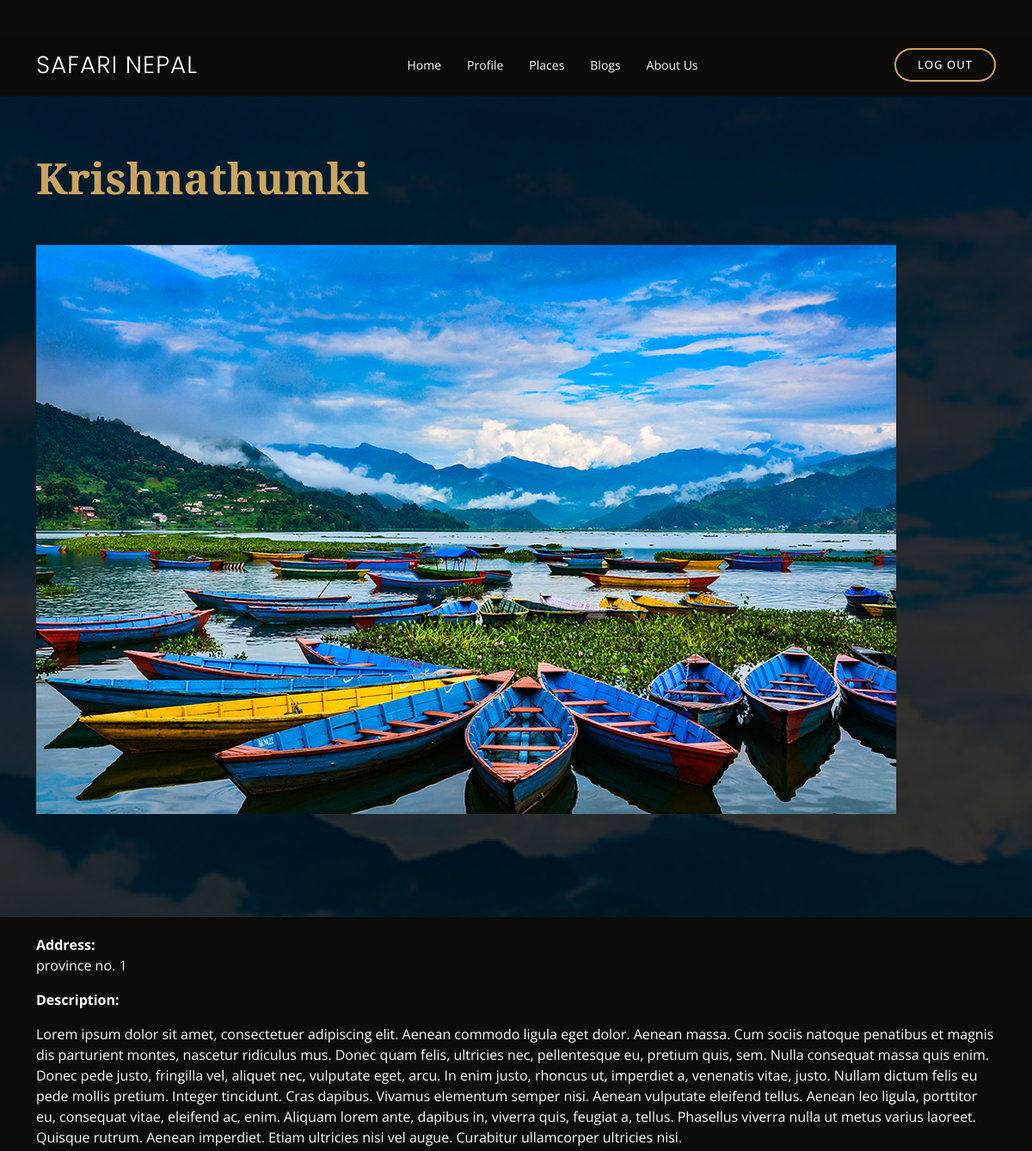
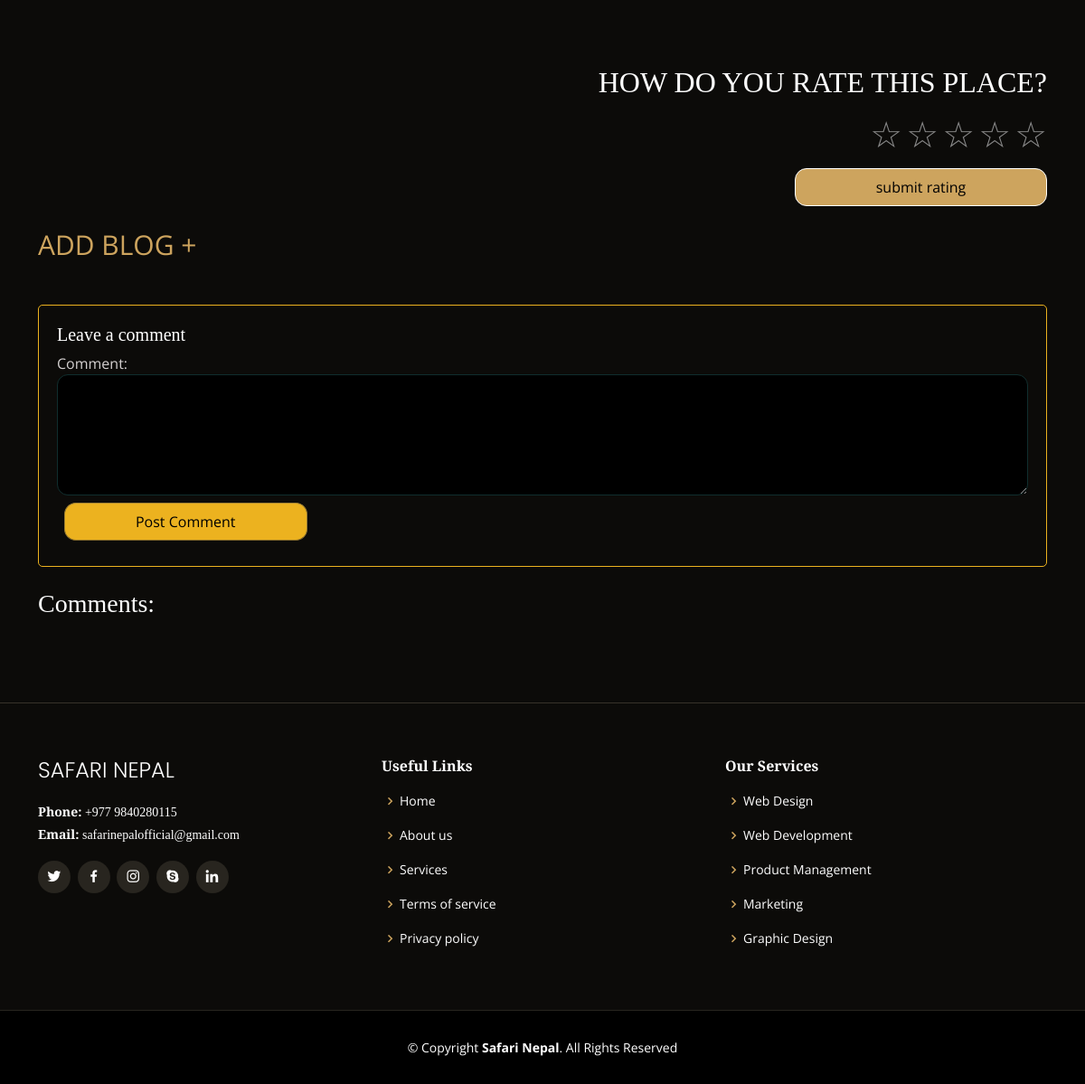
Screenshot of /mainpage/5/ (signed in) with the database file from the repository (2 pictures, top to bottom).
### destination/models.py (models this page shows, shortened)
class Places(models.Model):
    name=models.CharField(max_length=100,null=True,blank=True)
    address=models.CharField(max_length=30)
    descrption=models.TextField(default="Lorem ipsum dolor sit amet, consectetuer adipiscing elit. Aenean commodo ligula eget dolor. Aenean massa. Cum sociis natoque penatibus et magnis dis parturient montes, nascetur ridiculus mus. Donec quam felis, ultricies nec, pellentesque eu, pretium quis, sem. Nulla consequat massa quis enim. Donec pede justo, fringilla vel, aliquet nec, vulputate eget, arcu. In enim justo, rhoncus ut, imperdiet a, venenatis vitae, justo. Nullam dictum felis eu pede mollis pretium. Integer tincidunt. Cras dapibus. Vivamus elementum semper nisi. Aenean vulputate eleifend tellus. Aenean leo ligula, porttitor eu, consequat vitae, eleifend ac, enim. Aliquam lorem ante, dapibus in, viverra quis, feugiat a, tellus. Phasellus viverra nulla ut metus varius laoreet. Quisque rutrum. Aenean imperdiet. Etiam ultricies nisi vel augue. Curabitur ullamcorper ultricies nisi.")
    thumbnail_image=models.ImageField(upload_to=content_file_name,default = 'thumbnail_default.jpg')
    ispopular = models.BooleanField(default=False)
    rateinfo = models.OneToOneField(Rateinfo, on_delete=models.CASCADE)

class Destimages(models.Model):
    place=models.ForeignKey(Places,on_delete=models.CASCADE)
    image=models.ImageField(upload_to=img_file_name )

### destination/views.py (the view, shortened to what this page needs)
# urls.py: path('<int:pk>/', views.placedetailview, name='placeview'),
@login_required
def placedetailview(request,pk):
    place=get_object_or_404(Places,id=pk)
    comment = request.POST.get('msg')
    if comment== None or len(comment)==0:
        data=Places.objects.get(id=pk)
        return render(request,'destination/place_view.html',{'data':data })

### destination/templates/destination/place_view.html (shortened to what this page needs)
{% extends "main.html" %}
{% block content %}
<section class="mycontainer">
<section class="inner-page">
    <section id="events"  class="events" style="background-image: url({{data.thumbnail_image.url}}) ">
      <div class="container" data-aos="fade-up">
        <div class="section-title">
          <p style = " font-size: 50px;">{{data.name}}</p>
        </div>
        <div class="events-slider swiper" data-aos="fade-up" data-aos-delay="100">
          <div class="swiper-wrapper" >
  {% for imag in data.destimages_set.all %}
  <div class="swiper-slide">
    <div class="row event-item">
      <a href="{{imag.image.url}}" class="gallery-lightbox" data-gall="gallery-item">
        <img src="{{imag.image.url}}" class="img-fluid" alt="">
      </a>
    </div>
  </div>
  {% endfor %}
</div>
</div>
</div>
</section>
  <div class="container" data-aos="fade-up">
    <p style="padding-top:20px;"> <strong>Address:</strong> <br>{{ data.address }}</p>
  <p><strong>Description:</strong> {{ data.descrption | linebreaks }}</p>
</div>
</section>
<div class="container" data-aos="fade-up">
<h2 style="text-align: right">HOW DO YOU RATE THIS PLACE?</h2>
<form method="POST" action="{% url 'rate-place' data.id %}" class="merodiv">
<div class="star-cb-group">
  <input type="radio" name="rate" id="rating5" value="5" required/><label for="rating5" title="5"></label>
  <input type="radio" name="rate" id="rating4" value="4" required/><label for="rating4" title="4"></label>
  <input type="radio" name="rate" id="rating3" value="3" required/><label for="rating3" title="3"></label>
  <input type="radio" name="rate" id="rating2" value="2" required/><label for="rating2" title="2"></label>
  <input type="radio" name="rate" id="rating1" value="1" required/><label for="rating1" title="1"></label>
</div>
<div class="form-group"><button type="submit" class="btn  submitbutton">submit rating</button></div>
</form>
</div>
<div class="container commentcontainer" data-aos="fade-up">
  <a href="{% url 'blogadd' data.id %}" style="font-size: 30px;">ADD BLOG +</a>
  <div class="row">
  <div class=" col-12 mt-4">
    <form id="align-form" method="POST" class="commentform">
        <div class="form-group">
            <h4>Leave a comment</h4> <label for="message">Comment:</label> <textarea name="msg" id="msg" cols="30" rows="5" class="form-control" ></textarea>
        </div>
        <div class="form-group "> <button type="submit" id="post" class="btn">Post Comment</button> </div>
    </form>
</div>
  <div class="col-12 pb-4 pt-4">
    <h3>Comments:</h3>
</div>
    </div>
</div>
</section>
{% endblock %}

### static/assets/css/style.css (style rules this page uses)
body { font-family: "Open Sans", sans-serif; background: #0c0b09; color: #fff; }
a { color: #cda45e; text-decoration: none; }
h1, h2, h3, h4, h5, h6 { font-family: "Playfair Display", serif; }
section { padding: 60px 0; overflow: hidden; }
.section-title { padding-bottom: 40px; }
.section-title p { margin: 0; margin: 0; font-size: 36px; font-weight: 700; font-family: "Playfair Display", serif; color: #cda45e; }
.events { background: url(../img/everest.jpg) center center no-repeat; background-size: cover; position: relative; }
.events::before { content: ""; background-color: rgba(0, 0, 0, 0.8); position: absolute; top: 0; right: 0; left: 0; bottom: 0; }
.events .container { position: relative; }
@media (min-width: 1024px) { .events { background-attachment: fixed; } }
.events .event-item { color: #fff; padding-bottom : 30px; }

### destination/templates/destination/place_view.html (style rules this page uses)
.star-cb-group { font-size: 0; unicode-bidi: bidi-override; direction: rtl; }
.star-cb-group * { font-size: 1rem; }
.star-cb-group > input + label { display: inline-block; overflow: hidden; text-indent: 9999px; width: 1em; white-space: nowrap; cursor: pointer; font-size:40px; }
.star-cb-group > input + label:before { display: inline-block; text-indent: -9999px; content: "☆"; color: #888; }
.commentcontainer { padding-top : 20px; }
.mycontainer { padding-top:50px; }
.merodiv { text-align:right; }
#post { margin: 8px; padding: 8px; text-align: center; background-color: #ecb21f; border-color: #a88734 #9c7e31 #846a29; color: black; border-width: 1px; border-style: solid; border-radius: 13px; width: 25%; }
h4 { color: white; font-size: 20px; }
label { color: rgb(212, 208, 208) }
#align-form { margin-top: 20px }
.form-group input, .form-group textarea { background-color: black; border: 1px solid rgba(16, 46, 46, 1); border-radius: 12px; color: rgb(168, 167, 167); }
.commentform { border: 1px solid #ecb21f; border-radius: 5px; padding: 20px }
.submitbutton { margin-top: 8px; padding-top: 8px; padding-bottom: 8px; text-align: center; background-color: #cda45e; border-color: white; color: black; border-width: 1px; border-style: solid; border-radius: 13px; width:25%; }

### rows the page displays
Places: thumbnail_image (placeholder picture), name "Krishnathumki", address "province no. 1", descrption "Lorem ipsum dolor sit amet, consectetuer adipiscing elit. Aenean commodo ligula eget dolor. Aenean massa. Cum sociis natoque penatibus et magnis dis parturient montes, nascetur ridiculus mus. Donec quam felis, ultricies nec, pellentesque eu, pretium quis, sem. Nulla consequat massa quis enim. Donec pede justo, fringilla vel, aliquet nec, vulputate eget, arcu. In enim justo, rhoncus ut, imperdiet a, venenatis vitae, justo. Nullam dictum felis eu pede mollis pretium. Integer tincidunt. Cras dapibus. Vivamus elementum semper nisi. Aenean vulputate eleifend tellus. Aenean leo ligula, porttitor eu, consequat vitae, eleifend ac, enim. Aliquam lorem ante, dapibus in, viverra quis, feugiat a,…"
Destimages: image (placeholder picture)
